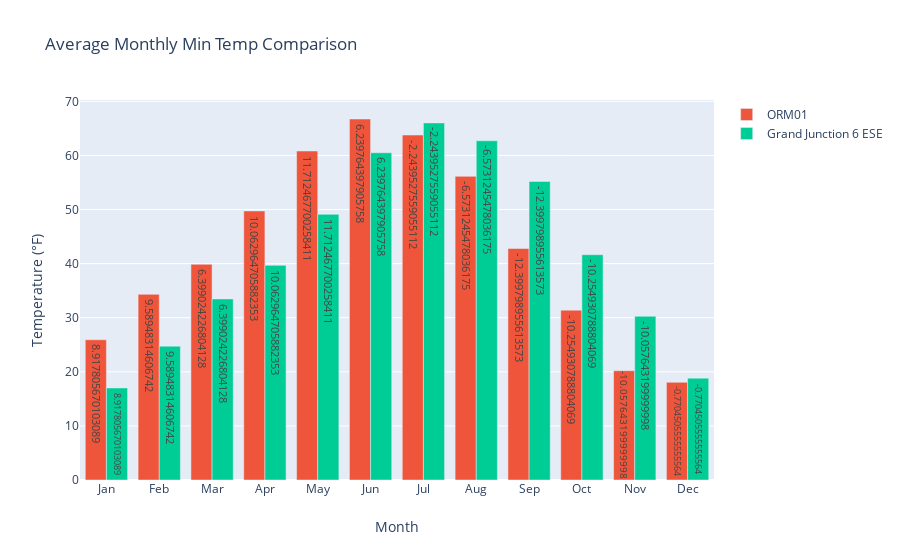

This figure's notebook cell:
### Code cell
orm01_monthly_tmin_fig = go.Figure(data=[go.Bar()],
                                  layout=go.Layout(title=go.layout.Title(text='Average Monthly Min Temp Comparison'),
                                                  xaxis=go.layout.XAxis(title=go.layout.xaxis.Title(text='Month')),
                                                  yaxis=go.layout.YAxis(title=go.layout.yaxis.Title(text='Temperature (°F)'))))
orm01_monthly_tmin_fig.add_trace(
    go.Bar(x=orm01_monthly.month,y=orm01_monthly.tmin,
           text=orm01_monthly.min_temp_diff,name='ORM01'))
orm01_monthly_tmin_fig.add_trace(
    go.Bar(x=orm01_monthly.month,y=orm01_monthly.mint,
           text=orm01_monthly.min_temp_diff,name='Grand Junction 6 ESE'))
orm01_monthly_tmin_fig.show()

### Figure 1 — Plotly figure (JSON) as saved in the notebook; plotly's stock layout.template omitted (floating-point values rounded to 4 significant figures)
{"data": [{"type": "bar"}, {"name": "ORM01", "text": [8.918, 9.589, 6.399, 10.06, 11.71, 6.24, -2.244, -6.573, -12.4, -10.25, -10.06, -0.7705], "type": "bar", "x": ["Jan", "Feb", "Mar", "Apr", "May", "Jun", "Jul", "Aug", "Sep", "Oct", "Nov", "Dec"], "y": [25.93, 34.33, 39.87, 49.74, 60.83, 66.74, 63.77, 56.14, 42.8, 31.4, 20.21, 18.06]}, {"name": "Grand Junction 6 ESE", "text": [8.918, 9.589, 6.399, 10.06, 11.71, 6.24, -2.244, -6.573, -12.4, -10.25, -10.06, -0.7705], "type": "bar", "x": ["Jan", "Feb", "Mar", "Apr", "May", "Jun", "Jul", "Aug", "Sep", "Oct", "Nov", "Dec"], "y": [17.01, 24.74, 33.47, 39.68, 49.11, 60.5, 66.02, 62.71, 55.2, 41.65, 30.26, 18.83]}], "layout": {"title": {"text": "Average Monthly Min Temp Comparison"}, "xaxis": {"title": {"text": "Month"}}, "yaxis": {"title": {"text": "Temperature (°F)"}}}}
